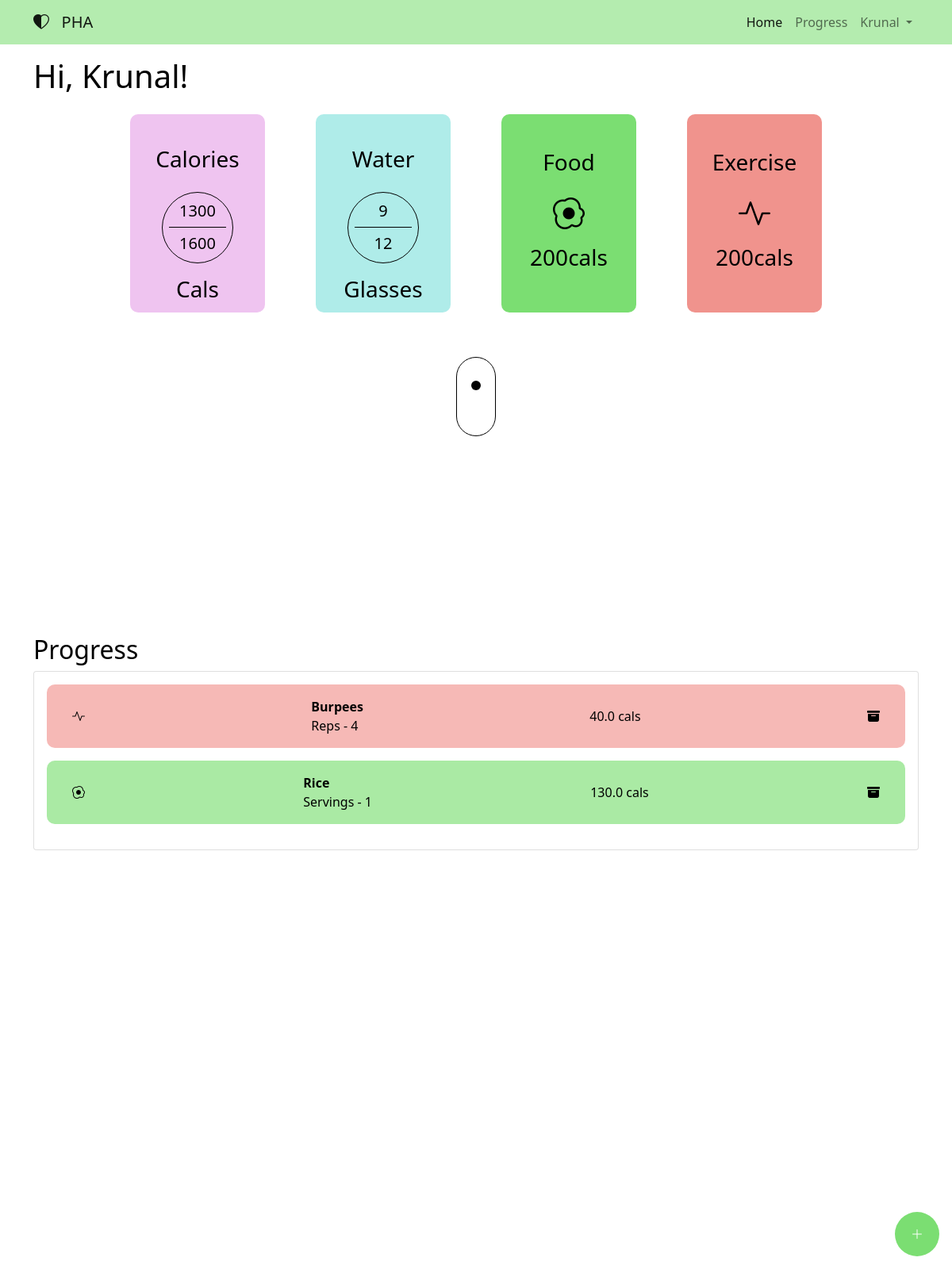
Page / (signed in) on the earlier database version.
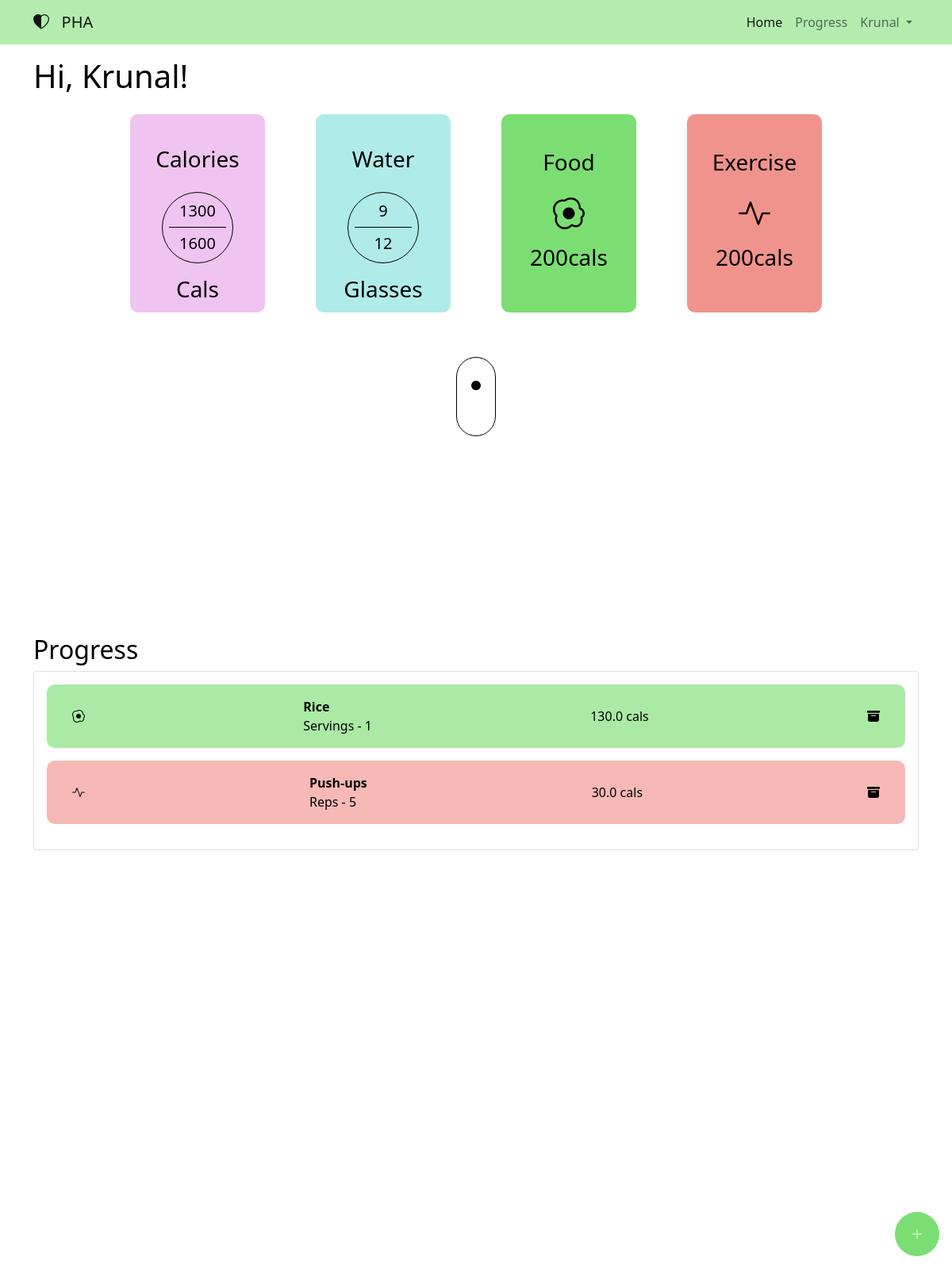
Same page on the later database version.
### website/models.py (models this page shows)
class User(db.Model, UserMixin):
    id = db.Column(db.Integer, primary_key=True)
    email = db.Column(db.String(150), unique=True)
    password = db.Column(db.String(150))
    name = db.Column(db.String(150))
    gender = db.Column(db.String(10))
    age = db.Column(db.Integer)
    height = db.Column(db.Float)
    weight = db.Column(db.Float)
    cal_goal = db.Column(db.Float)
    water_goal = db.Column(db.Integer)
    entries = db.relationship("Entry")
    Water_entries = db.relationship("Water")

class Entry(db.Model):
    id = db.Column(db.Integer, primary_key=True)
    type = db.Column(db.String(10))
    item = db.Column(db.String(50))
    cal = db.Column(db.Float)
    count = db.Column(db.Integer)
    date = db.Column(db.DateTime(timezone=True), default=func.now())
    user_id = db.Column(db.Integer, db.ForeignKey("user.id"))

### website/views.py (the view, shortened to what this page needs)
@views.route("/", methods=["POST", "GET"])
@login_required
def home():
    return render_template("/views/home.html", user=current_user)

### website/__init__.py (called while the page is built)
def create_app():
    app = Flask(__name__)
    app.config["SECRET_KEY"] = "hkjsahdkjaduhwadahsj"
    app.config["SQLALCHEMY_DATABASE_URI"] = f"sqlite:///{DB_NAME}"
    app.config["SQLALCHEMY_TRACK_MODIFICATIONS"] = false
    db.init_app(app)
    from .views import views
    from .auth import auth
    app.register_blueprint(views, url_prefix="/")
    app.register_blueprint(auth, url_prefix="/")
    from .models import User, Entry
    create_database(app)
    login_manager = LoginManager()
    login_manager.login_view = "auth.login"
    login_manager.init_app(app)
    @login_manager.user_loader
    def load_user(id):
        return User.query.get(int(id))
    return app

### website/templates/views/home.html (shortened to what this page needs)
{% extends 'base.html' %} {% block title %}Home{% endblock title %}  {% block content %}
<section id="home">
  <h1 class="py-3">Hi, {{user.name.split()[0]}}!</h1>
  <div class="dashboard-cards">
    <div class="card calories-card dash-card mb-4">
      <h3>Calories</h3>
      <div class="cal-scale">
        <div class="circle">
          <h5>1300</h5>
          <div class="line"></div>
          <h5>1600</h5>
        </div>
      </div>
      <div class="calories-card-data">
        <h3>Cals</h3>
      </div>
    </div>
    <div class="card water-card dash-card mb-4">
      <h3>Water</h3>
      <div class="water-scale">
        <div class="circle">
          <h5>9</h5>
          <div class="line"></div>
          <h5>12</h5>
        </div>
      </div>
      <div class="water-card-data">
        <h3>Glasses</h3>
      </div>
    </div>
    <div class="card food-card dash-card mb-4">
      <h3>Food</h3>
      <div class="icon">
        <i class="bi bi-egg-fried" style="font-size: 2.5rem"></i>
      </div>
      <div class="food-card-data">
        <h3>200cals</h3>
      </div>
    </div>
    <div class="card exercise-card dash-card mb-4">
      <h3>Exercise</h3>
      <div class="icon">
        <i class="bi bi-activity" style="font-size: 2.5rem"></i>
      </div>
      <div class="exercise-card-data">
        <h3>200cals</h3>
      </div>
    </div>
  </div>
  <div class="mouse-animation">
    <div class="mouse">
      <div class="scroll-bar"></div>
    </div>
  </div>
</section>
<section id="progress">
  <h2>Progress</h2>
  <div class="card" style="padding: 1rem">
    <ul class="list-group list-group-flush" id="entries">
      {% for entry in user.entries %}
      <li class="entry-item d-flex" data-entry-type="{{entry.type}}">
        {% if entry.type == "Food" %}
        <div class="icon"><i class="bi bi-egg-fried"></i></div>
        {% else %}
        <div class="icon"><i class="bi bi-activity"></i></div>
        {% endif %}
        <div class="name-count">
          <div class="entry-name"><b>{{entry.item}}</b></div>
          <div class="entry-count">
            {% if entry.type == "Food" %} Servings {% else %} Reps {% endif %} -
            {{entry.count}}
          </div>
        </div>
        <div class="entry-cal">{{entry.cal}} cals</div>
        <button
          class="del-icon delete-entry"
          onClick="deleteNote({{entry.id}})"
        >
          <i class="bi bi-archive-fill"></i>
        </button>
      </li>
      {% endfor %}
    </ul>
  </div>
</section>
<button
  type="button"
  class="btn fab-entries"
  data-bs-toggle="modal"
  data-bs-target="#staticBackdrop"
>
  <i class="bi bi-plus-lg"></i>
</button>
{% endblock content %}

### website/templates/base.html (shortened to what this page needs)
<!DOCTYPE html>
<html lang="en">
  <head>
    <link
      rel="stylesheet"
      href="https://stackpath.bootstrapcdn.com/bootstrap/4.4.1/css/bootstrap.min.css"
    />
    <link
      rel="stylesheet"
      href="https://stackpath.bootstrapcdn.com/font-awesome/4.7.0/css/font-awesome.min.css"
    />
    <link
      href="https://cdn.jsdelivr.net/npm/bootstrap@5.1.3/dist/css/bootstrap.min.css"
      rel="stylesheet"
    />
    <link
      rel="stylesheet"
      href="https://cdn.jsdelivr.net/npm/bootstrap-icons@1.6.1/font/bootstrap-icons.css"
    />
    <link rel="stylesheet" href={{ url_for('static', filename='style.css' ) }}>
  </head>
  <body>
    <nav class="navbar navbar-expand-lg navbar-light">
      <div class="container-fluid container">
        <a class="navbar-brand" href="#">
          <i class="bi bi-heart-half"></i> &nbsp; PHA
        </a>
        <div
          class="collapse navbar-collapse"
          style="flex-grow: unset"
          id="navbarSupportedContent"
        >
          <ul class="navbar-nav me-auto mb-2 mb-lg-0">
            {% if user.is_authenticated %}
            <li class="nav-item">
              <a
                class="nav-link main-nav-link home"
                aria-current="page"
                href="/"
                >Home</a
              >
            </li>
            <li class="nav-item">
              <a class="nav-link main-nav-link progs" href="#progress"
                >Progress</a
              >
            </li>
            <li class="nav-item dropdown">
              <a
                class="nav-link dropdown-toggle user-dropdown"
                href="#"
                id="navbarDropdown"
                role="button"
                data-bs-toggle="dropdown"
                aria-expanded="false"
              >
                {{user.name.split()[0]}}
              </a>
            </li>
            {% endif %}
          </ul>
        </div>
      </div>
    </nav>
    <div class="container">{% block content %} {% endblock content %}</div>
  </body>
</html>

### website/static/style.css (style rules this page uses)
* { margin: 0; padding: 0; box-sizing: border-box; }
body { min-height: 100vh; color: black; }
nav { background-color: #b4ecaf; }

### website/templates/views/home.html (style rules this page uses)
#home { min-height: calc(100vh - 56px); }
#progress { min-height: 100vh; }
.fab-entries { position: fixed; right: 1rem !important; background-color: rgba(67, 208, 55, 70%); bottom: 1rem; border-radius: 50%; width: 3.5rem; height: 3.5rem; outline: rgba(67, 208, 55, 70%); border-color: transparent; color: white; }
ul { list-style: none; }
li.entry-item { border-radius: 10px; margin-bottom: 1rem; padding: 1rem 2rem; display: flex; align-items: center; justify-content: space-between; }
li.food { background-color: rgba(67, 208, 55, 45%); }
li.exercise { background-color: rgba(234, 101, 93, 45%); }
button { background: none; border: none; }
.dashboard-cards { display: flex; flex-wrap: wrap; justify-content: center; align-items: center; }
.dash-card { height: 250px; width: 170px; margin: 0 2em; display: flex; align-items: center; justify-content: space-around; border-radius: 10px; padding: 2.5rem; border: none; }
.circle { height: 90px; width: 90px; border: black solid 1px; border-radius: 50%; display: flex; padding: 0.5em; justify-content: space-around; align-items: center; flex-direction: column; margin: 1em; }
h5 { margin-bottom: 0; }
.line { width: 100%; height: 1px; background-color: black; }
.calories-card { background-color: rgba(216, 107, 218, 40%); }
.water-card { background-color: rgba(55, 208, 199, 40%); }
.food-card { background-color: rgba(67, 208, 55, 70%); }
.exercise-card { background-color: rgba(234, 101, 93, 70%); }
.mouse { margin: 2rem auto; height: 100px; width: 50px; border: 1px solid black; border-radius: 25px; position: relative; }
.scroll-bar { position: absolute; height: 12px; width: 12px; border-radius: 50%; background-color: black; top: 30%; left: 50%; transform: translate(-50%, 0%); animation: scroll-down 1s alternate-reverse; animation-iteration-count: infinite; }

Differences in the rows shown:
removed Entry: type "Exercise" (drawn), item "Burpees", count "4", cal "40.0"
added Entry: type "Exercise" (drawn), item "Push-ups", count "5", cal "30.0"
